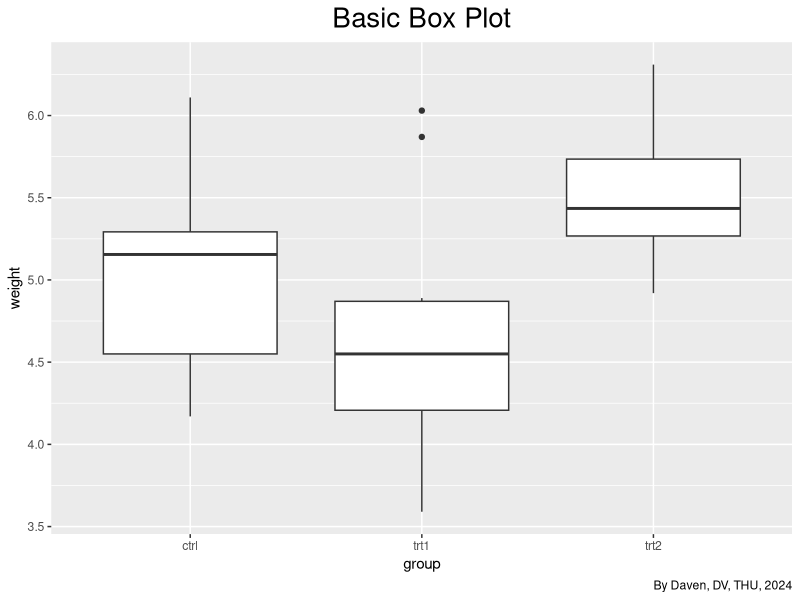
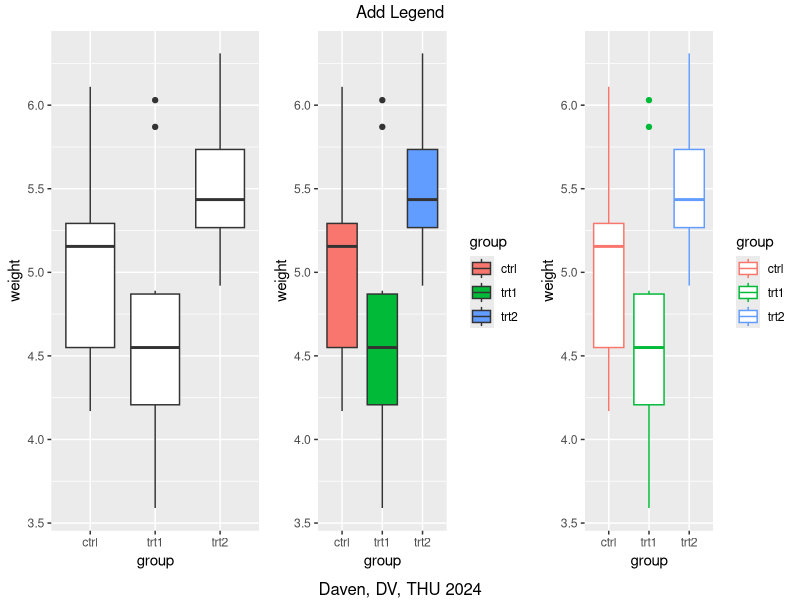
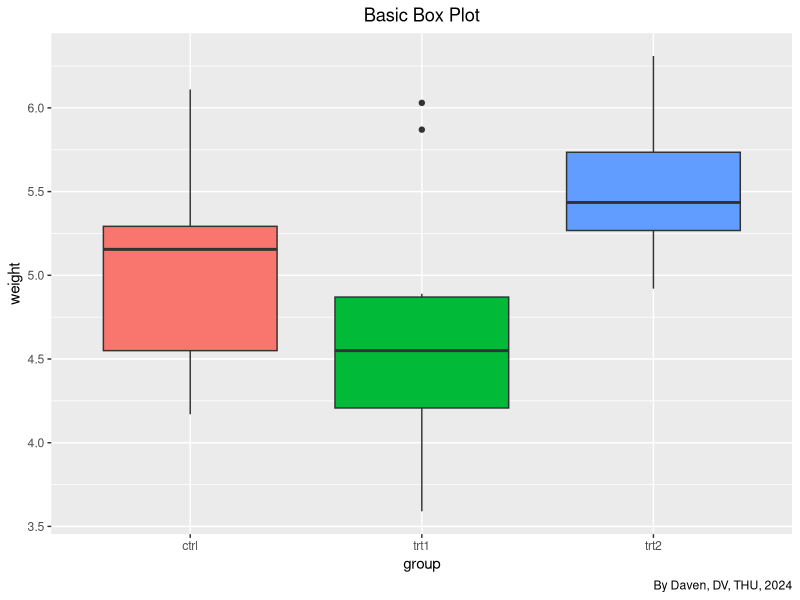
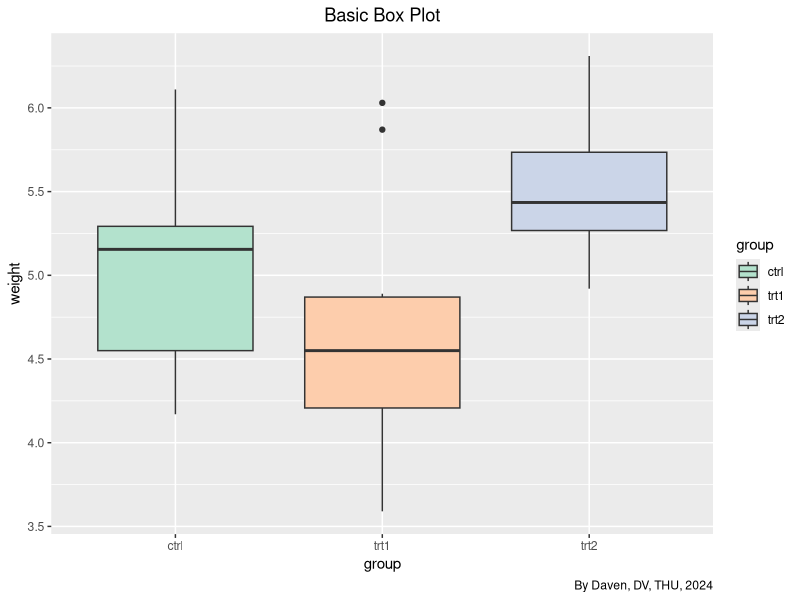
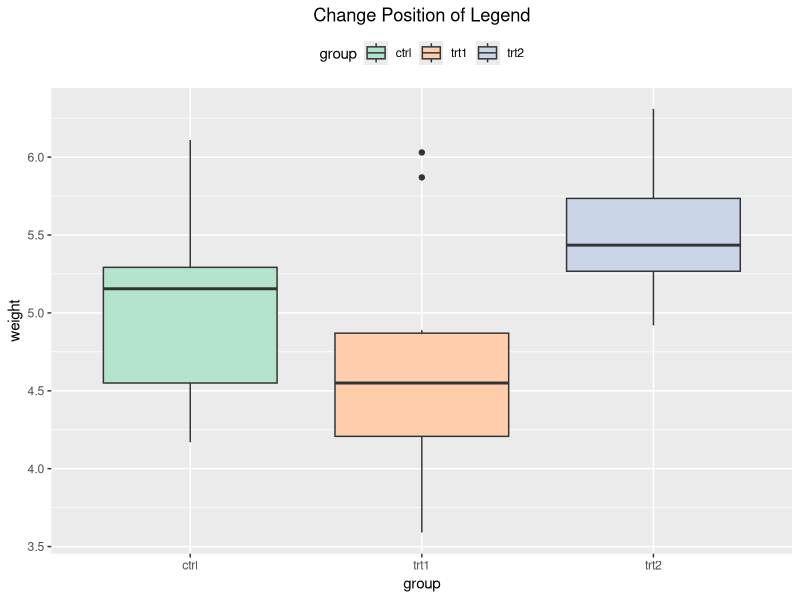
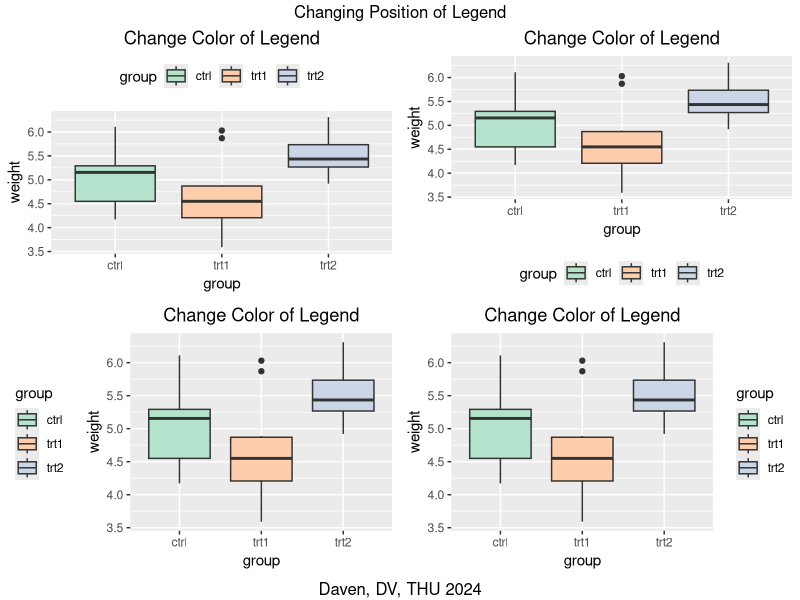

Source code (R) for these figures, in order:
## ---- chunk 1
library(ggplot2)

ggplot(PlantGrowth, aes (x = group, y = weight)) +
  geom_boxplot() +
  labs(title = 'Basic Box Plot',
       caption = 'By Daven, DV, THU, 2024') +
  theme(plot.title = element_text(hjust = 0.5, size = 20))
## ---- chunk 2
#| warning: false
library(ggplot2)
library(gridExtra)

p1 <- ggplot(PlantGrowth, aes(x = group, y = weight)) + 
  geom_boxplot()

p2 <- ggplot(PlantGrowth, aes(x = group, y = weight, fill = group)) + 
  geom_boxplot()

p3 <- ggplot(PlantGrowth, aes(x = group, y = weight, color = group)) + 
  geom_boxplot()

grid.arrange(p1, p2, p3, ncol = 3, top = 'Add Legend', 
             bottom = 'Daven, DV, THU 2024')
## ---- chunk 3
#| warning: false
ggplot(PlantGrowth, aes(x = group, y = weight, fill = group)) + 
  geom_boxplot() +
  guides(fill = FALSE) +
  labs(title = 'Basic Box Plot',
       caption = 'By Daven, DV, THU, 2024') +
  theme(plot.title = element_text(hjust=0.5))
## ---- chunk 4
ggplot(PlantGrowth, aes(x = group, y = weight, fill = group)) +
  geom_boxplot() +
  scale_fill_brewer(palette = "Pastel2") +
  labs(title = 'Basic Box Plot',
       caption = 'By Daven, DV, THU, 2024') +
  theme(plot.title = element_text(hjust=0.5))
## ---- chunk 5
ggplot(PlantGrowth, aes(x = group, y = weight, fill = group)) +
  geom_boxplot() +
  scale_fill_brewer(palette = "Pastel2") +
  ggtitle('Change Position of Legend') +
  theme(plot.title = element_text(hjust=0.5),
        legend.position = 'top')
## ---- chunk 6
p1 <- ggplot(PlantGrowth, aes(x = group, y = weight, fill = group)) +
  geom_boxplot() +
  scale_fill_brewer(palette = "Pastel2") +
  ggtitle('Change Color of Legend') +
  theme(plot.title = element_text(hjust = 0.5),
        legend.position = 'top')
p2 <- p1 + theme(legend.position = 'bottom')
p3 <- p1 + theme(legend.position = 'left')
p4 <- p1 + theme(legend.position = 'right')

grid.arrange(p1, p2, p3, p4, ncol=2,
             top = 'Changing Position of Legend',
             bottom = 'Daven, DV, THU 2024')
